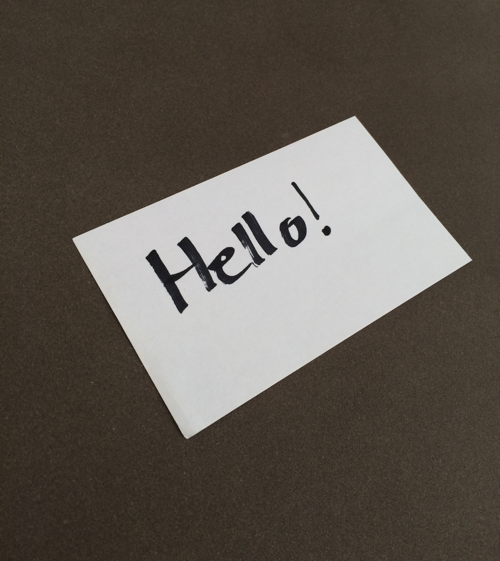
#> input picture 透视变换/example_01.png, 500 x 561 px
$ jupyter execute transform.ipynb
#> lines starting #> are read from the running program, lines starting #| are printed output that depends on the picture
[cell 1]
import cv2
import numpy as np
import matplotlib.pyplot as plt

[cell 2]
def get_points(pts):
    ## 获取左上右上左下右下的坐标点
    rect = np.zeros((4, 2), dtype='float32')
    # 其中左上的点的x y坐标的和最小，右下的坐标和最大
    # 首先计算四个坐标点的坐标和
    points_sum = np.sum(pts, axis=1)
    rect[0] = pts[np.argmin(points_sum)]
    rect[2] = pts[np.argmax(points_sum)]

    # 接下来获取右上左下坐标
    # 其中右上的坐标差的值较小，左下的坐标差的值较小
    substrct = np.diff(pts, axis=1)
    rect[1] = pts[np.argmin(substrct)]
    rect[3] = pts[np.argmax(substrct)]

    return rect

[cell 3]
def transform(image, pts):
    rect = get_points(pts)
    # 左上，右上，右下，左下
    (tl, tr, br, bl) = rect

    # 获得透视变换后新图片的新宽度和新高度，运用两点坐标之间距离公式
    widthA = np.sqrt(((br[0] - bl[0]) ** 2) + ((br[1] - bl[1]) ** 2))
    widthB = np.sqrt(((tr[0] - tl[0]) ** 2) + ((tr[1] - tl[1]) ** 2))
    width = max(int(widthA), int(widthB))

    heightA = np.sqrt(((tr[0] - br[0]) ** 2) + ((tr[1] - br[1]) ** 2))
    heightB = np.sqrt(((tl[0] - bl[0]) ** 2) + ((tl[1] - bl[1]) ** 2))
    height = max(int(heightA), int(heightB))

    # 新图片的左上，右上，右下，左下坐标
    dst = np.array([[0,0], [width - 1, 0], [width - 1, height - 1], [0, height - 1]], dtype='float32')
    M = cv2.getPerspectiveTransform(rect, dst)
    warped = cv2.warpPerspective(image, M, (width, height))

    return warped

[cell 4]
image = cv2.imread('example_01.png')
#> image is the input picture: shape (561, 500, 3); mean B, G, R 80.9, 88.6, 95.4
image = cv2.cvtColor(image, cv2.COLOR_BGR2RGB)
pts = [(73, 239), (356, 117), (475, 265), (187, 443)]
warped = transform(image, pts)
#> in transform, `warped = cv2.warpPerspective(image, M, (width, height))`:
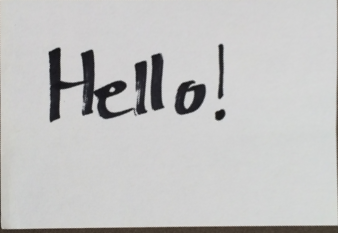
#> warped: shape (233, 338, 3); mean R, G, B 195.5, 195.3, 194.8

plt.subplot(121)
plt.imshow(image)
plt.title('orginal Image')
plt.xticks([]), plt.yticks([])
plt.subplot(122)
plt.imshow(warped)
plt.title('transformed Image')
plt.xticks([]), plt.yticks([])
plt.show()
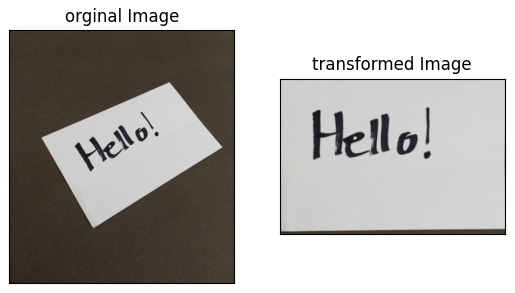
#> figure drawn by matplotlib, 2 panels

[cell 5]
image = cv2.imread('example_02.png')
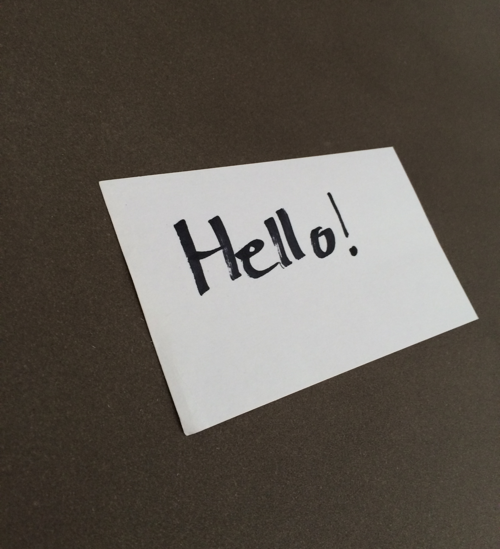
#> input picture 透视变换/example_02.png, 500 x 549 px
#> image is the input picture: shape (549, 500, 3); mean B, G, R 82.4, 90, 96.5
image = cv2.cvtColor(image, cv2.COLOR_BGR2RGB)
pts = [(101, 185), (393, 151), (479, 323), (187, 441)]
warped = transform(image, pts)
#> in transform (call 2), `warped = cv2.warpPerspective(image, M, (width, height))`:
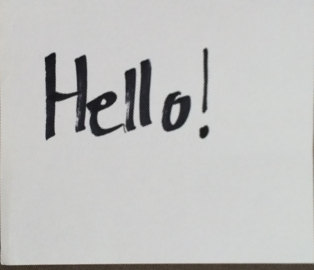
#> warped: shape (270, 314, 3); mean R, G, B 193.6, 193.6, 192.8

plt.subplot(121)
plt.imshow(image)
plt.title('orginal Image')
plt.xticks([]), plt.yticks([])
plt.subplot(122)
plt.imshow(warped)
plt.title('transformed Image')
plt.xticks([]), plt.yticks([])
plt.show()

[cell 6]
image = cv2.imread('example_03.png')
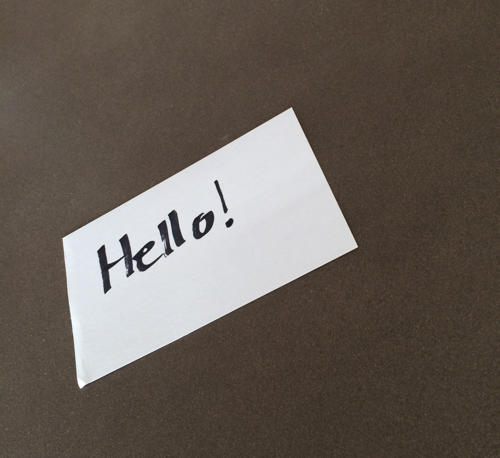
#> input picture 透视变换/example_03.png, 500 x 458 px
#> image is the input picture: shape (458, 500, 3); mean B, G, R 86.6, 94.4, 102.9
image = cv2.cvtColor(image, cv2.COLOR_BGR2RGB)
pts = [(63, 242), (291, 110), (361, 252), (78, 386)]
warped = transform(image, pts)
#> in transform (call 3), `warped = cv2.warpPerspective(image, M, (width, height))`:
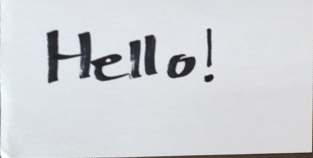
#> warped: shape (158, 313, 3); mean R, G, B 209.1, 211.4, 215.5

plt.subplot(121)
plt.imshow(image)
plt.title('orginal Image')
plt.xticks([]), plt.yticks([])
plt.subplot(122)
plt.imshow(warped)
plt.title('transformed Image')
plt.xticks([]), plt.yticks([])
plt.show()
